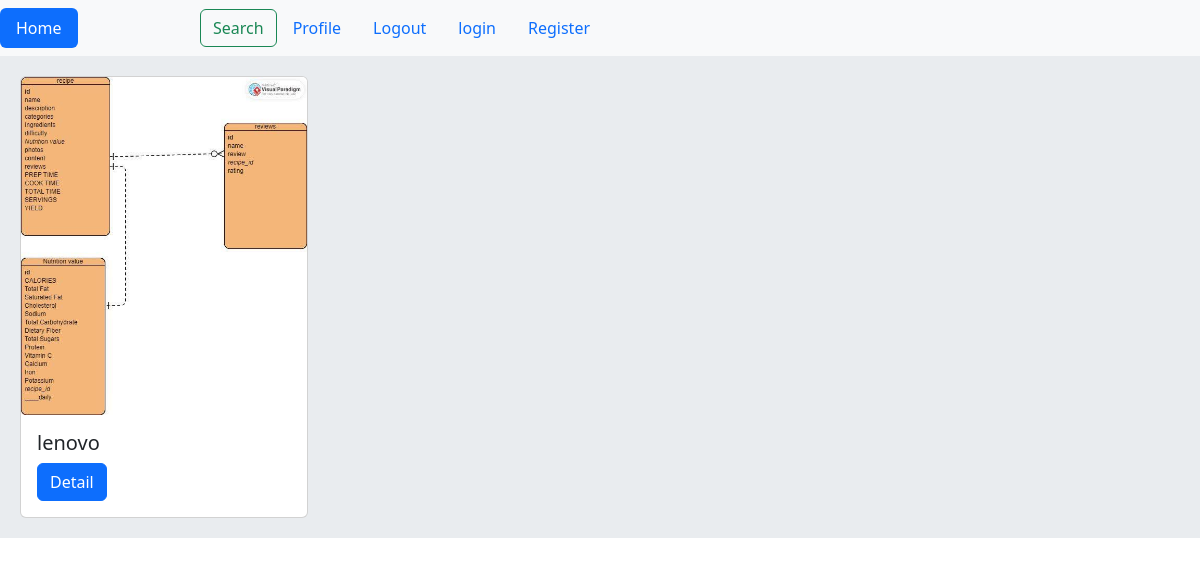
The page / on the database its author committed.
### home/models.py (models this page shows, shortened)
class Product(models.Model):
    category = models.ForeignKey(Category, on_delete=models.CASCADE, related_name='products')
    name = models.CharField(max_length=200)
    slug = models.SlugField(max_length=200, unique=True)
    image = models.ImageField(upload_to='products/%Y/%m/%d')
    description = models.TextField()
    price = models.IntegerField()
    available = models.BooleanField(default=True)
    created = models.DateTimeField(auto_now_add=True)
    updated = models.DateTimeField(auto_now=True)
    class Meta:
        ordering = ('name',)
    def get_absolute_url(self):
        return reverse('home:product_detail',args=[self.slug])

### home/views.py (the view)
# urls.py: path('', views.HomeView.as_view(), name='home'),
class HomeView(View):
    def get(self, request):
        products = Product.objects.filter(available=True)
        return render(request, 'home/home.html', {'products': products})

### home/templates/home/home.html
{% extends 'base.html' %}
{% block body %}
    {% for product in products %}
    <div class="card" style="width: 18rem;">
        <img src="{{ product.image.url }}" class="card-img-top" alt="...">
        <div class="card-body">
            <h5 class="card-title">{{ product.name }}</h5>
            <a href="{{ product.get_absolute_url }}" class="btn btn-primary">Detail</a>
        </div>
        {% endfor %}
    </div>{% endblock %}

### rows shown on the page
Product: image (picture), name "lenovo"
